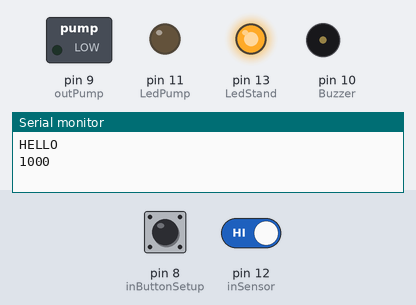
The sketch below on a simulated Arduino Uno, built with avr-gcc and run on an emulated ATmega328P. On the bench: switched loads named in the sketch (green lamp = pin HIGH), output pins drawn as LEDs (lit = HIGH), buzzer (waves = sounding, pin HIGH), the last lines printed to the serial monitor. Dashed ring = blinking. Inputs (shaded band) come from the test bench; at power-on: pin 8 (inButtonSetup) HIGH, pin 12 (inSensor) HIGH. EEPROM starts erased.

Above: at 1.2 s.
1.3 s: pin 8 (inButtonSetup) pulled LOW for 0.15 s
At 2.3 s:
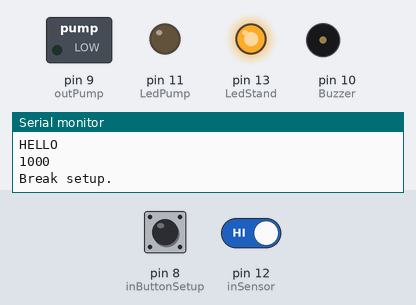
2.9 s: pin 12 (inSensor) driven LOW
At 3.9 s:
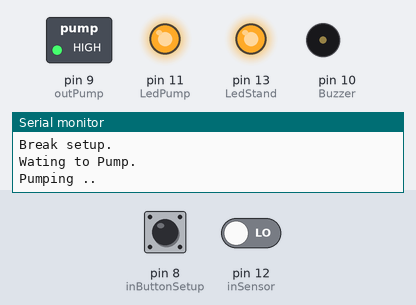
5.9 s: pin 8 (inButtonSetup) driven LOW and pin 12 (inSensor) driven HIGH
At 6.9 s:
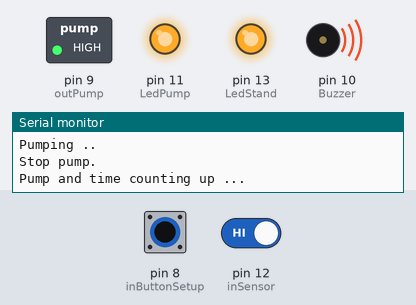
8.9 s: pin 8 (inButtonSetup) driven HIGH
At 9.8 s:
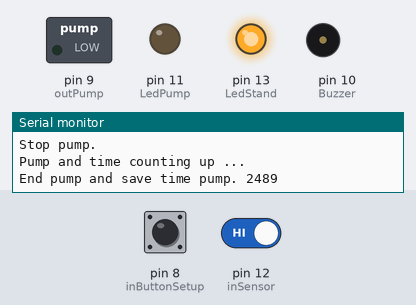
10.4 s: pin 8 (inButtonSetup) driven LOW
At 10.61 s:
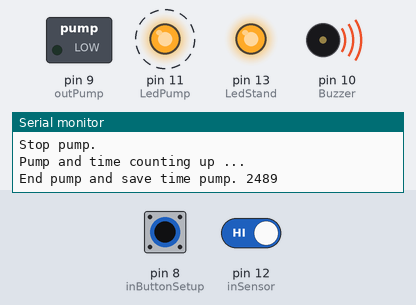
Timing chart, 0 to 13.4 s (numbered marks = the images above; inputs shaded):
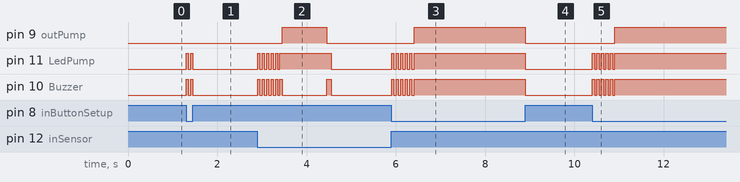

Measured:
- after the input at 1.3 s, pin 11 (LedPump), pin 10 (Buzzer): alternates HIGH for 0.05 s and LOW for 0.05 s, 4 changes in all, then stays LOW, starting at once
- after the input at 2.9 s, pin 9 (outPump): LOW → HIGH after 0.56 s, → LOW 1.0 s later; pin 11 (LedPump): goes 5 × (HIGH 0.05 s, LOW 0.05 s), HIGH 1.1 s, then LOW, starting at once; pin 10 (Buzzer): goes 5 × (HIGH 0.05 s, LOW 0.05 s), HIGH 0.05 s, LOW 1.0 s, HIGH 0.10 s, then LOW, starting at once
- after the input at 5.9 s, pin 9 (outPump): LOW → HIGH after 0.51 s; pin 11 (LedPump), pin 10 (Buzzer): alternates HIGH for 0.05 s and LOW for 0.05 s, 11 changes in all, then stays HIGH, starting at once
- after the input at 8.9 s, pin 9 (outPump), pin 11 (LedPump), pin 10 (Buzzer): HIGH → LOW at once
- after the input at 10.4 s, pin 9 (outPump): LOW → HIGH after 0.51 s; pin 11 (LedPump), pin 10 (Buzzer): alternates HIGH for 0.05 s and LOW for 0.05 s, 11 changes in all, then stays HIGH, starting at once

The sketch:

May_rot_ruou_tu_dong.ino
```cpp
//Please don't detele this lines
//This code from DIYMAN & CSHOP Channel
//Youtube channel: https://www.youtube.com/channel/UC6Hx5M04nFHhg6W7igUGrQA
//Facebook: https://www.facebook.com/pg/CShopPR/posts/
//email: buncalockg@gmail.com

#include <EEPROM.h>

#define inSensor 12
#define inButtonSetup 8

#define LedStand 13
#define LedPump 11
#define Buzzer 10
#define outPump 9

#define TimeToBegin 500

//int val1, val2=-1;
char buf[64];
int count = 0;
int TimeToPump=2000;

//int _valSetup=HIGH, _valSensor=LOW;
//int valSetup=HIGH, valSensor=LOW;

void EEPROMWriteInt(int address, int value)
{
  byte two = (value & 0xFF);
  byte one = ((value >> 8) & 0xFF);

  EEPROM.update(address, two);
  EEPROM.update(address + 1, one);
}

int EEPROMReadInt(int address)
{
  long two = EEPROM.read(address);
  long one = EEPROM.read(address + 1);

  return ((two << 0) & 0xFFFFFF) + ((one << 8) & 0xFFFFFFFF);
}

void setup() {
  // put your setup code here, to run once:

  TimeToPump = EEPROMReadInt(0);
  if(TimeToPump <= 0) TimeToPump = 1000;

  Serial.begin(115200);
  Serial.println("HELLO");
  Serial.println(TimeToPump);

  pinMode(inSensor, INPUT_PULLUP);
  pinMode(inButtonSetup, INPUT);

  pinMode(LedPump, OUTPUT);
  pinMode(LedStand, OUTPUT);
  pinMode(Buzzer, OUTPUT);
  pinMode(outPump, OUTPUT);


  digitalWrite(Buzzer, LOW);
  digitalWrite(LedPump, LOW);
  digitalWrite(LedStand, HIGH);
  digitalWrite(outPump, LOW);

  digitalWrite(inButtonSetup, HIGH);
  //valSetup = _valSetup = HIGH;

  //Báo lỗi khi cảm biến bị nhiễu lúc mới mở máy
  while(digitalRead(inSensor) == LOW)
  {
    digitalWrite(LedPump, HIGH);
    digitalWrite(Buzzer, HIGH);
    delay(500);
    digitalWrite(Buzzer, LOW);
    digitalWrite(LedPump, LOW);
    delay(500);
  }
}


unsigned long time;

void loop() {
  // put your main code here, to run repeatedly:

  if(digitalRead(inButtonSetup) == LOW) // Nhấn nút setup đếm thời gian bơm và đồng thời cũng bật máy bơm
  {
      unsigned long time2 = millis();
      bool bCanPump = true;
      int c = 0;
      while(millis() - time2 < TimeToBegin)
      {
        if(digitalRead(inButtonSetup) == HIGH)
        {
          bCanPump = false;
          break;
        }
        if(c%2 == 0)
        {
          digitalWrite(LedPump, HIGH);
          digitalWrite(Buzzer, HIGH);
        }
          else
          {
            digitalWrite(LedPump, LOW);
            digitalWrite(Buzzer, LOW);
          }
        delay(50);
        c++;
      }
      digitalWrite(LedPump, LOW);
      digitalWrite(Buzzer, LOW);


    if(bCanPump)
    {
      time = millis();

      digitalWrite(LedPump, HIGH);
      digitalWrite(Buzzer, HIGH);
      digitalWrite(outPump, HIGH); //pump
      Serial.println("Pump and time counting up ...");

      while(digitalRead(inButtonSetup) == LOW)
      {
        delay(1);
      }
      // Tắt máy bơm và lưu thời gian bơm.
      TimeToPump = millis() - time;
      EEPROMWriteInt(0, TimeToPump);
      digitalWrite(Buzzer, LOW);
      digitalWrite(LedPump, LOW);
      digitalWrite(outPump, LOW); //stop pump
      sprintf(buf, "End pump and save time pump. %d", (TimeToPump));
      Serial.println(buf);
      delay(100);
    }
    else
    {
      Serial.println("Break setup.");
    }
  }


  if(digitalRead(inSensor) == LOW)
  {
      Serial.println("Wating to Pump.");

      unsigned long time2 = millis();
      bool bCanPump = true;
      int c = 0;
      while(millis() - time2 < TimeToBegin)
      {
        if(digitalRead(inSensor) == HIGH)
        {
          bCanPump = false;
          break;
        }
        if(c%2 == 0)
        {
          digitalWrite(LedPump, HIGH);
          digitalWrite(Buzzer, HIGH);
        }
          else
          {
            digitalWrite(LedPump, LOW);
            digitalWrite(Buzzer, LOW);
          }
        delay(50);
        c++;
      }
      digitalWrite(LedPump, LOW);
      digitalWrite(Buzzer, LOW);


      if(bCanPump==false)
      {
        Serial.println("Break pump.");
      }
      else
      {
            unsigned long time2 = millis();
            Serial.println("Pumping ..");

            digitalWrite(LedPump, HIGH);
            digitalWrite(outPump, HIGH); //pump


            while(digitalRead(inSensor) == LOW && millis() - time2 < TimeToPump)
            {
              delay(1);
            }

            digitalWrite(outPump, LOW); //stop pump

            digitalWrite(Buzzer, HIGH);
            delay(100);
            digitalWrite(Buzzer, LOW);
            digitalWrite(LedPump, LOW);

            Serial.println("Stop pump.");

            while(digitalRead(inSensor) == LOW)
            {
              delay(1);
            }
       }
    }
  delay(10);
}
```
